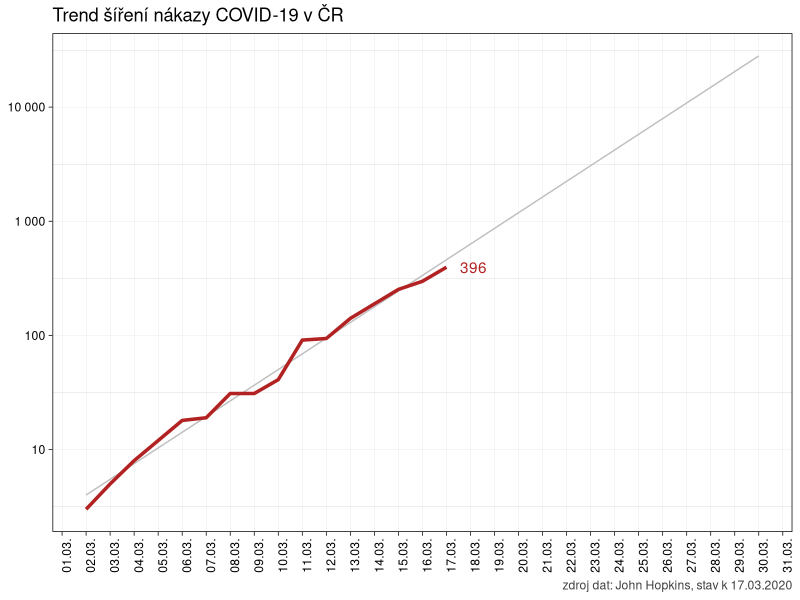
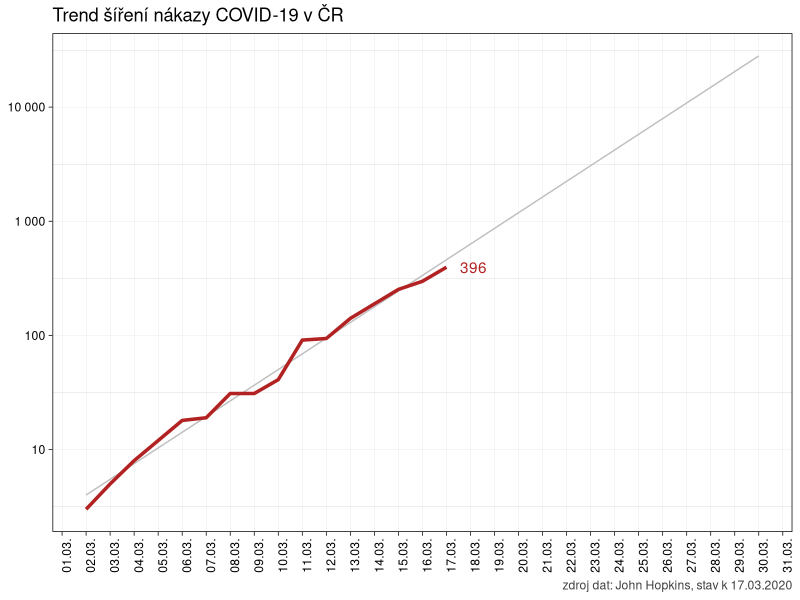
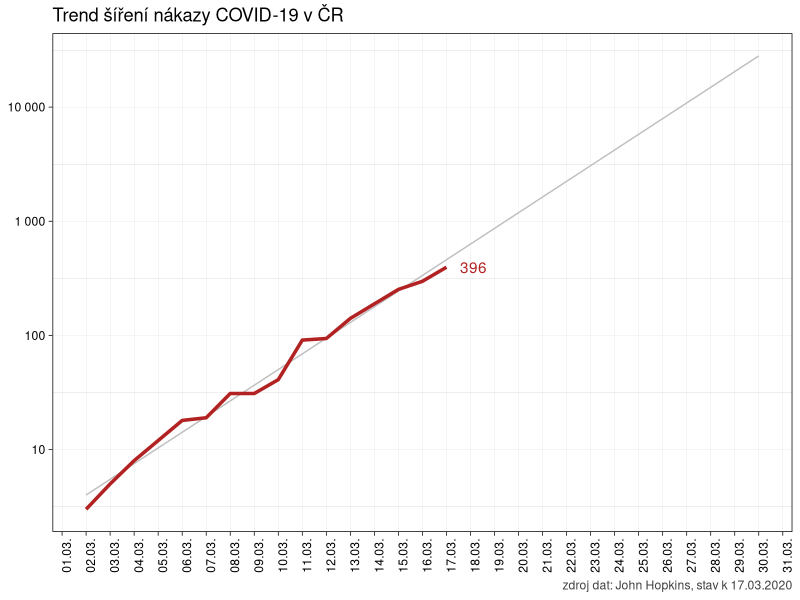

Write the R code that produced these figures, in order.
# vytvořit a uložit graf jako obrázek

library(tidyverse)

pdf.options(encoding = "ISOLatin2") # aby nepadal pandoc na konverzi češtiny v nadpisech grafů

clean_data <- read_csv2("./data/raw_data.csv") %>%
  filter(zeme == "Czechia" & pocet > 0)


ggplot(data = clean_data, aes(x = datum, y = pocet)) +
  geom_smooth(method = "lm", se = F, lwd = .5, fullrange = T, color = "gray75") +
  geom_line(color = "firebrick", lwd = 1.2) +
  geom_text(data = slice(clean_data, which.max(datum)), aes(
    x = datum, y = pocet,
    label = pocet
  ), hjust = -.5, color = "firebrick") +
  labs(
    title = "Trend šíření nákazy COVID-19 v ČR",
    color = "Počet nakažených",
    caption = paste("zdroj dat: John Hopkins, stav k", max(clean_data$datum) %>%
      format(format = "%d.%m.%Y"))
  ) +
  scale_x_date(
    date_breaks = "1 day",
    minor_breaks = NULL,
    labels = scales::date_format(format = "%d.%m."),
    limits = as.Date(c("2020-03-02", "2020-03-30"))
  ) +
  scale_y_log10(labels = scales::number_format()) +
  theme_linedraw() +
  theme(
    axis.text.x = element_text(angle = 90),
    axis.title = element_blank(),
    panel.grid.major = element_line(color = "gray75"),
    plot.caption = element_text(color = "gray25")
  )

ggsave("./img/obrazek.pdf", dpi = 300, units = "cm", width = 25, height = 16)
ggsave("./img/obrazek.png", dpi = 300, units = "cm", width = 25, height = 16)
